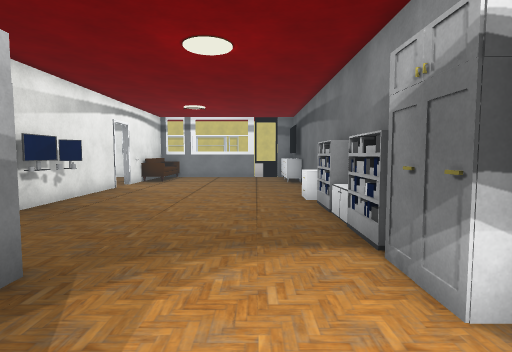
View 1 (above)

24 first-person views from a walk through a 3-D level made in the Unity game engine. The camera is 1.5 m above the floor, tilts 4° down and sees 80° across. Doors are open. The floor is counted in squares, 1 m on a side. Each view is taken from the middle of a square. On the plan, view 1 faces up. The plan holds only what a view shows up to about 15 squares ahead; the rest is blank. The place goes on beyond the plan. The player character is not drawn. Some surface patterns are stand-ins.

View 2
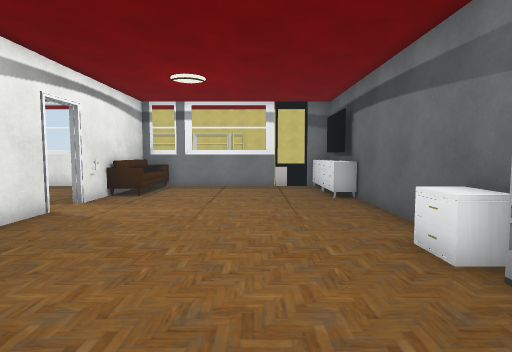

View 3
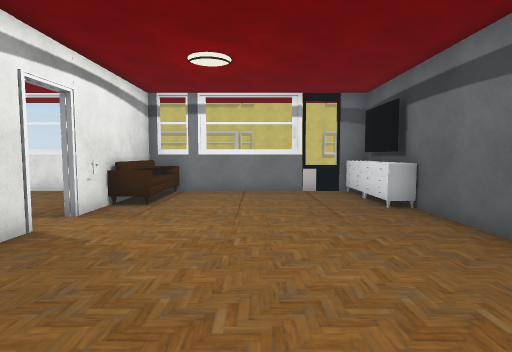

View 4
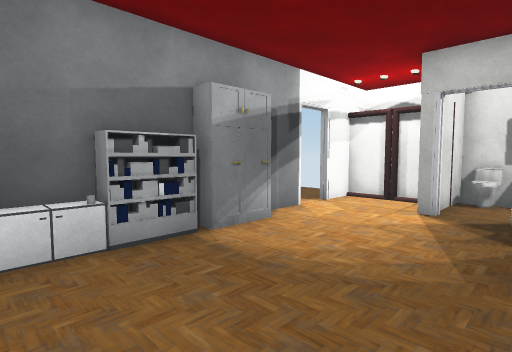

View 5
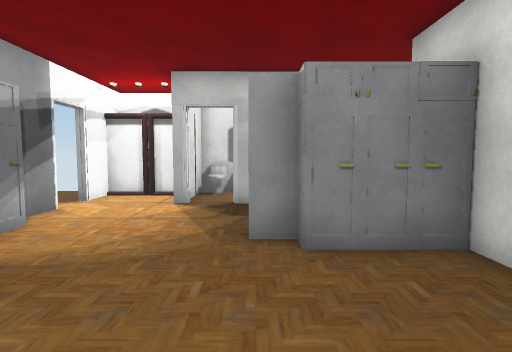

View 6
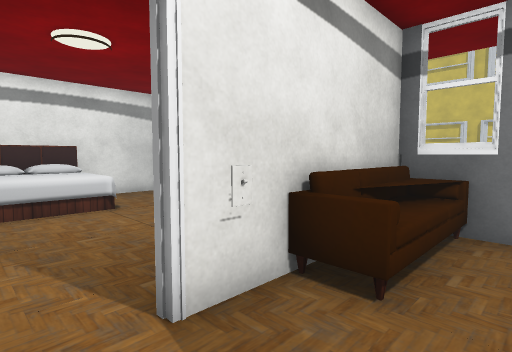

View 7
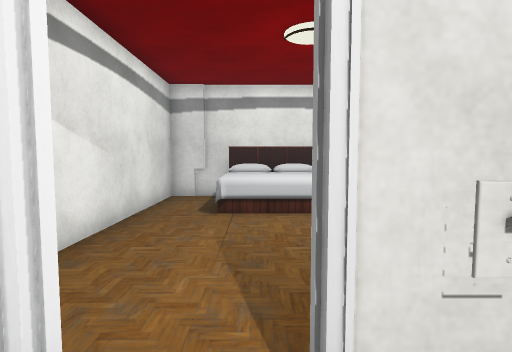

View 8
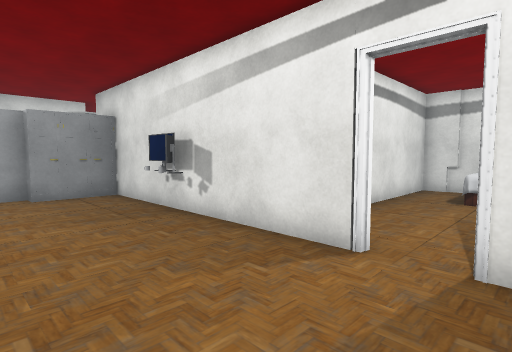

View 9
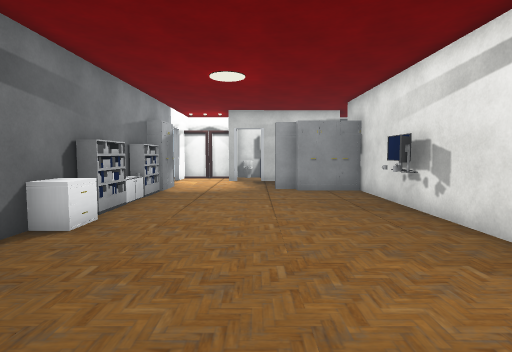

View 10
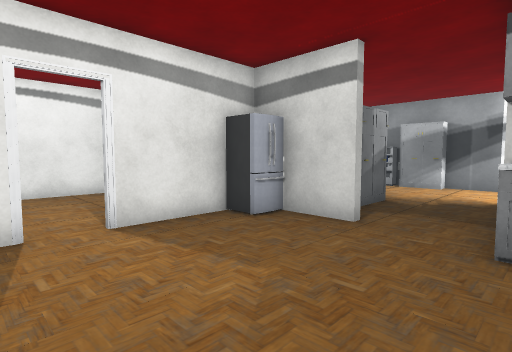

View 11
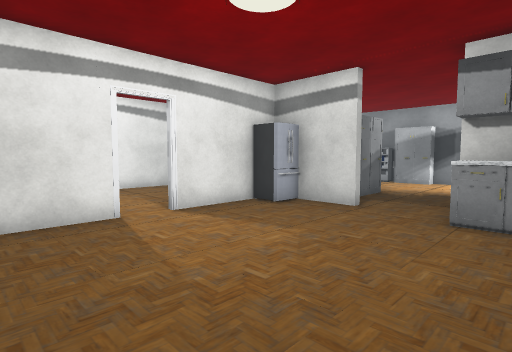

View 12
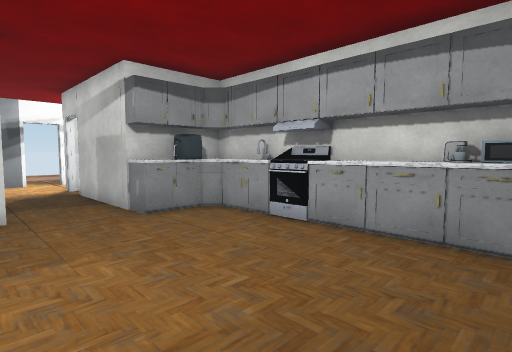

View 13
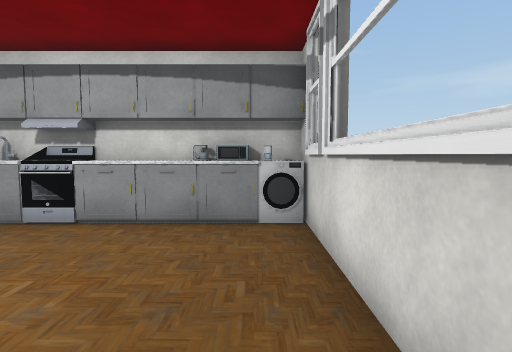

View 14
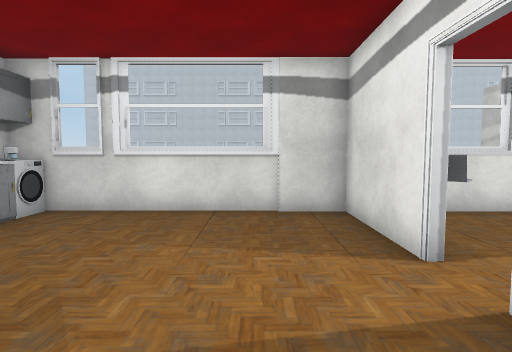

View 15
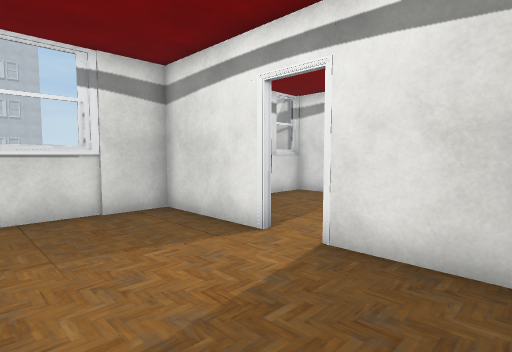

View 16
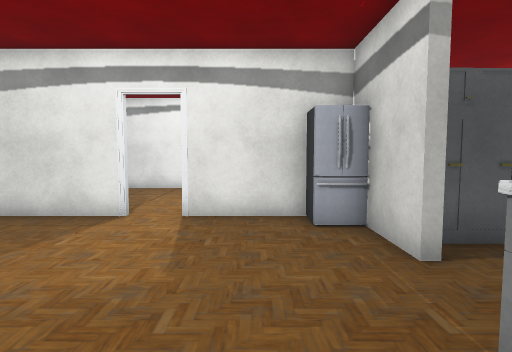

View 17
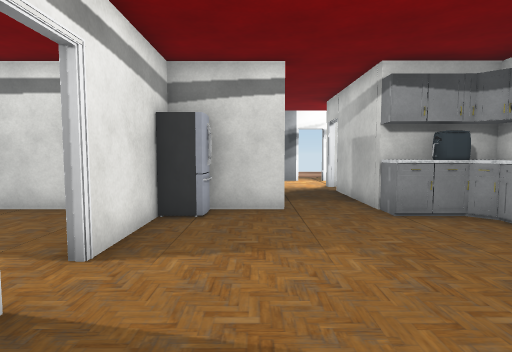

View 18
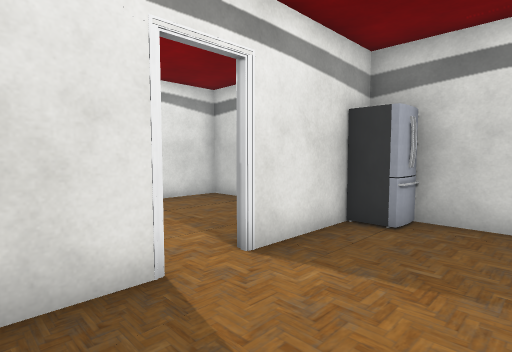

View 19
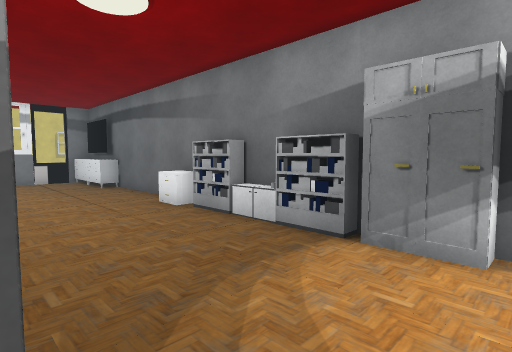

View 20
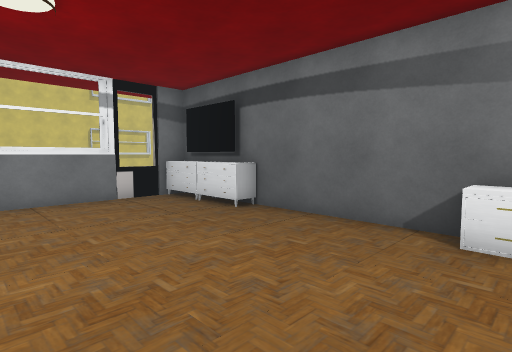

View 21
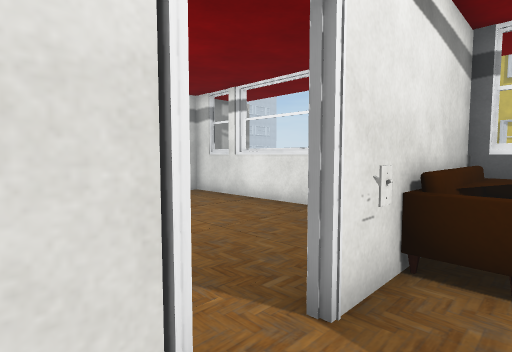

View 22
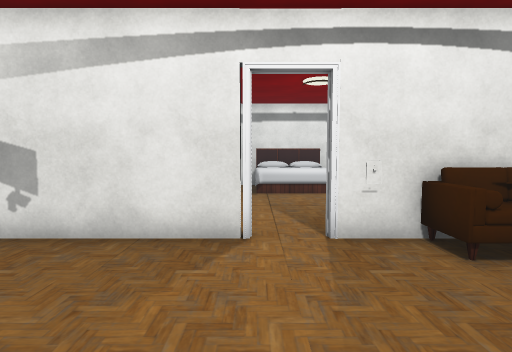

View 23
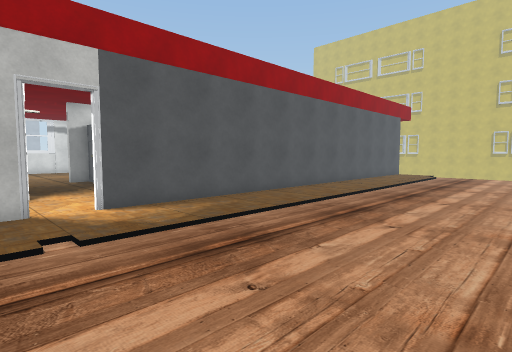

View 24
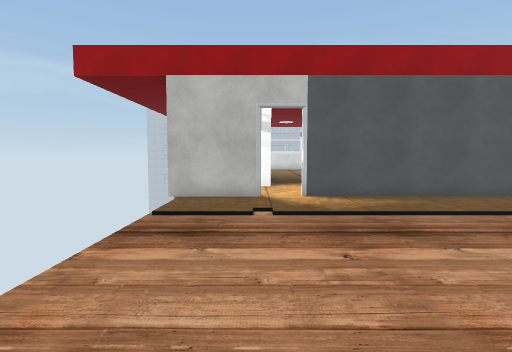

### Floor plan
Points are (right, up) in squares from view 1. A wall is a line through its corners. A room is listed if a view was taken in it or the views show most of it. See-through windows are left out.
Room 1 (views 1, 2, 3, 4, 5, 6, 7, 8, 9, 20, 21, 22)
walls: (-6.4, 13.9) (-6.4, 9.4); (-6.4, 15.8) (-6.4, 15.3); (-6.4, 7.6) (-6.4, 4.2) (-3.7, 4.2) (-3.7, 3.7) (-2.9, 3.7) (-2.9, 3.1); (2.5, 6) (2.5, 20.5) (-6.4, 20.5); (-9.7, 20.5) (-16.1, 20.5) (-16.1, 17.4); (-16.1, 14.1) (-16.1, 11.9) (-9.6, 11.9); (-0.8, -0.4) (-0.5, -0.4) (-0.5, -0.9); (2.5, 0.5) (2.5, 2.6) (1.9, 2.6) (1.9, 4.2) (2.5, 4.2); (2.5, -2.4) (2.5, -0.8)
ways out: opening at (-2, 1.5) to room 2; open door at (3, 0) to room 3; open door at (-6.3, 14.7); open door at (-1.5, 0)
objects: bed (-16, 14) to (-13, 17); other object (-6, 8); other object (-6, 9); other object (-6, 16); sofa (-6, 17) to (-5, 20); mirror (0, -2); other object (0, -1); mirror (1, -2) to (2, -2); shelf (2, 5) to (2, 6); other object (2, 7); shelf (2, 8) to (2, 9); other object (2, 10) to (2, 11); dresser (2, 17) to (2, 18); dresser (2, 19) to (2, 20)
Room 2 (views 10, 11, 12, 13, 14, 15, 16, 17, 18, 19)
walls: (-12.2, 5.7) (-12.2, 5.4) (-12.6, 5.4); (-8.2, 5.4) (-10.8, 5.4) (-10.8, 5.7); (-15.1, 5.4) (-16.1, 5.4) (-16.1, -2.5); (-6.7, 2.1) (-6.7, 3.5); (-6.7, 8.1) (-6.7, 11.6) (-16.1, 11.6) (-16.1, 8); (-9.6, -2.6) (-8.2, -2.6) (-7.7, -2.1) (-7.7, -0.4) (-2.2, -0.4); (-13.6, -2.6) (-11.5, -2.6); (-6.7, -1.9) (-6.7, -0.2); (-14.1, -3.5) (-6.7, -3.5); (-2.9, 3.1) (-5.9, 3.1); (-16.1, -3.5) (-14.8, -3.5)
ways out: opening at (-2, 1.5) to room 1; open door at (-11.5, 6)
objects: other object (-15, -3); other object (-15, 6) to (-13, 6); other object (-14, -3); stove (-11, -3) to (-10, -3); other object (-8, 4) to (-7, 5)
Room 3 (views 23, 24)
walls: (2.8, 11.1) (2.8, 0.5); (2.8, -0.8) (2.8, -4)
ways out: open door at (3, 0) to room 1

Positions as (right, up) in squares from view 1, and headings:
1: (0, 0), facing up
2: (-1, 6), facing up
3: (-2, 8), facing up
4: (-3, 8), facing down-right
5: (-3, 9), facing down
6: (-4, 14), facing up-left
7: (-5, 15), facing left
8: (-2, 16), facing down-left
9: (-2, 17), facing down
10: (-13, -1), facing up-right
11: (-15, -2), facing up-right
12: (-15, 3), facing down-right
13: (-15, 4), facing down
14: (-8, 3), facing left
15: (-8, 1), facing up-left
16: (-9, -2), facing up
17: (-15, 3), facing right
18: (-14, 2), facing up-right
19: (-3, 2), facing up-right
20: (-4, 10), facing up-right
21: (-5, 13), facing up-left
22: (-1, 14), facing left
23: (11, -2), facing up-left
24: (13, -1), facing left
